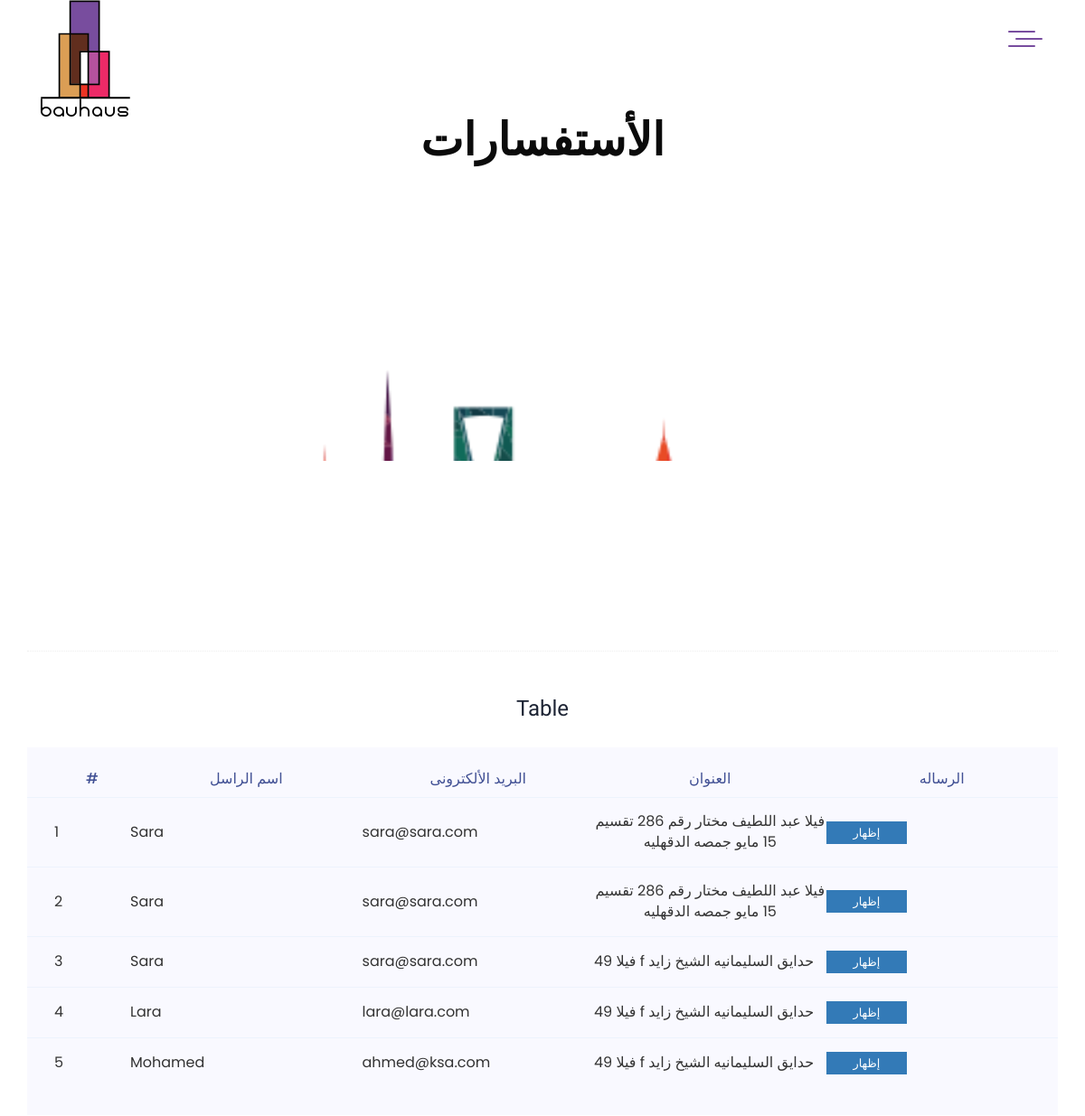
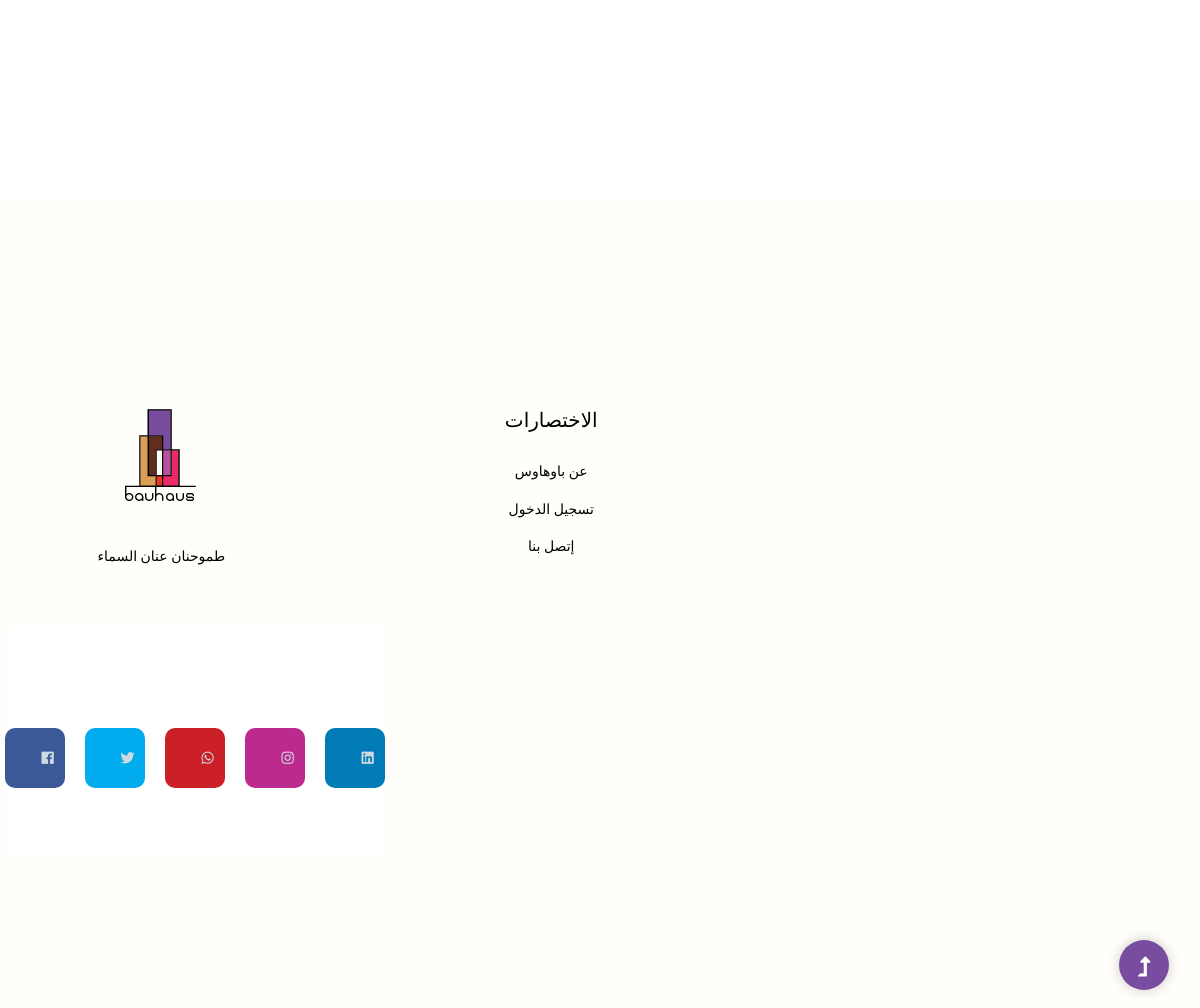
Screenshot of /tour/request/list with the database file from the repository (2 pictures, top to bottom).
### office/models.py (models this page shows, shortened)
class RequestMeasurement(models.Model):
    user = models.ForeignKey(User, on_delete=models.CASCADE, verbose_name='العميل')
    address = models.CharField(max_length=255, null=True, blank=True, verbose_name='العنوان')
    service = models.ForeignKey(Service, on_delete=models.CASCADE, verbose_name='الخدمه')
    description = models.TextField(blank=True, null=True, verbose_name='الوصف')
    class Meta:
        ordering = ['user', ]
        verbose_name = 'طلب مقايسه'
        verbose_name_plural = ' طلبات مقايسه'

### accounts/models.py (models this page shows, shortened)
class User(AbstractBaseUser, PermissionsMixin):
    email = models.EmailField(
        verbose_name=_('email address'), max_length=255, unique=True
    )
    first_name = models.CharField(_('first name'), max_length=30, blank=True)
    last_name = models.CharField(_('last name'), max_length=150, blank=True)
    phone = models.CharField(max_length=255, null=True, blank=True)
    timestamp = models.DateTimeField(auto_now_add=True)
    profile_pic = models.ImageField(verbose_name='Profile Picture', default='porfile-pic.png')
    address = models.CharField(_('Address'), max_length=255, null=True, blank=True)
    is_customer = models.BooleanField(_('Customer'), default=False, help_text=_(
        'Designates whether this user should be treated as a Customer. '
    ), )
    is_engineer = models.BooleanField(_('Engineer'), default=False, help_text=_(
        'Designates whether this user should be treated as an Engineer. '
    ))
    is_admin = models.BooleanField(_('Admin'), default=False, help_text=_(
        'Designates whether this user should be treated as an Admin. '
    ))
    is_outdoor_engineer = models.BooleanField(_('outdoor engineer'), default=False, help_text=_(
        'Designates whether this user should be treated as an Outdoor Engineer. '
    ))
    USER_TYPE_CHOICES = (
        (1, 'admin'),
        (2, 'engineer'),
        (3, 'customer'),
        (4, 'outdoor_engineer'),
    )
    user_type = models.PositiveSmallIntegerField(choices=USER_TYPE_CHOICES, null=True, verbose_name=_('User Type'),
                                                 help_text=_(
                                                     'User Role in A system '
                                                 ))
    is_active = models.BooleanField(
        _('active'),
        default=True,
        help_text=_(
            'Designates whether this user should be treated as active. '
            'Unselect this instead of deleting accounts.'
        ),
    )
    is_staff = models.BooleanField(
        _('staff status'),
        default=False,
        help_text=_(
            'Designates whether the user can log into this admin site.'
        ),
    )
    date_joined = models.DateTimeField(
        _('date joined'), default=timezone.now
    )
    objects = UserManager()
    USERNAME_FIELD = 'email'
    REQUIRED_FIELDS = ['first_name', 'last_name', 'phone', 'address']

### payment/views.py (the view)
# urls.py: path('request/list', views.req_measure_list, name='request-measure-list'),
def req_measure_list(request):
    requests = models.RequestMeasurement.objects.all()
    return render(request, 'payment/request_measuremnt_list.html', context={"requests": requests})

### payment/templates/payment/request_measuremnt_list.html (shortened to what this page needs)
{% extends 'base.html'  %}
{% block body %}
 <div class="slider-area2" style="background-image: url(../../../static/images/hero2.png);">
            <div class="slider-height2 d-flex align-items-center">
                <div class="container">
                    <div class="row">
                        <div class="col-xl-12">
                            <div class="hero-cap hero-cap2 pt-70 text-center">
                                <h2 class="body-font"> الأستفسارات</h2>
                            </div>
                        </div>
                    </div>
                </div>
            </div>
        </div>
                <section class="service-area pt-150 pb-150">
                <div class="container">
            <div class="section-top-border">
					<h3 class="mb-30">Table</h3>
					<div class="progress-table-wrap">
						<div class="progress-table">
							<div class="table-head">
								<div class="serial">#</div>
								<div class="country">اسم الراسل</div>
								<div class="country">البريد الألكترونى</div>
                                <div class="country">  العنوان</div>
                                <div class="country"> الرساله</div>
							</div>
							{% for request in requests %}
                                <div class="table-row">
								<div class="serial">{{ request.pk }}</div>
								<div class="country">{{ request.user.first_name }}</div>
                                    <div class="country">{{ request.user.email }}</div>
                                    <div class="country">{{ request.address}}</div>
								<div class="country"><a class="genric-btn btn-primary small"  href="{% url 'request-measure-detail' request.pk %}">إظهار</a></div>
							</div>
                            {% endfor %}
                </div>
                    </div>
            </div>
                </div>
                </section>
{% endblock body %}

### static/css/custom.css (style rules this page uses)
.container { margin: 60px auto 0px auto; text-align: center; }

### rows the page displays
RequestMeasurement: pk "1", user.first_name "Sara", user.email "sara@sara.com", address "فيلا عبد اللطيف مختار رقم 286 تقسيم 15 مايو جمصه الدقهليه"
RequestMeasurement: pk "2", user.first_name "Sara", user.email "sara@sara.com", address "فيلا عبد اللطيف مختار رقم 286 تقسيم 15 مايو جمصه الدقهليه"
RequestMeasurement: pk "3", user.first_name "Sara", user.email "sara@sara.com", address "فيلا 49 f حدايق السليمانيه الشيخ زايد"
RequestMeasurement: pk "4", user.first_name "Lara", user.email "lara@lara.com", address "فيلا 49 f حدايق السليمانيه الشيخ زايد"
RequestMeasurement: pk "5", user.first_name "Mohamed", user.email "ahmed@ksa.com", address "فيلا 49 f حدايق السليمانيه الشيخ زايد"
